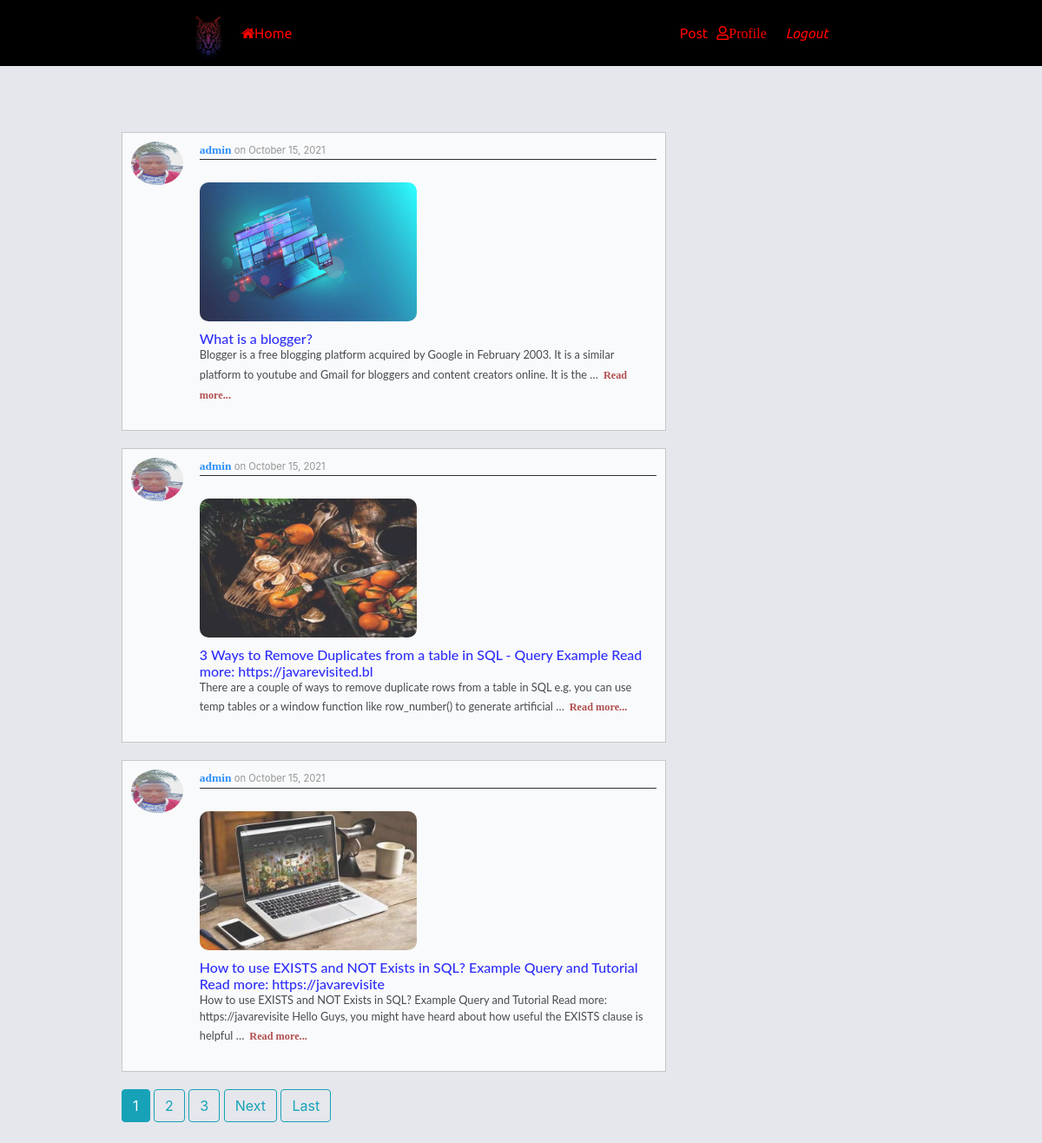
Screenshot of /posts/home/ (signed in) with the database file from the repository.
### posts/models.py (models this page shows, shortened)
class postmode(models.Model):
    image = models.ImageField(upload_to='myApp/posts/media/')
    title = models.CharField(max_length=60)
    content = models.TextField()
    date_posted = models.DateTimeField(default=timezone.now)
    author = models.ForeignKey(User, on_delete=models.CASCADE)
    def get_absolute_url(self):
        return reverse('post-detail', kwargs={"id": self.id})

### users/models.py (models this page shows, shortened)
class Profile(models.Model):
     user = models.OneToOneField(User, on_delete=models.CASCADE)
     image = models.ImageField(default='default.jpg', upload_to='profile_pics')

### posts/views.py (the view)
# urls.py: path('home/', views.list_view.as_view(), name='post-home'),
class list_view(LoginRequiredMixin, ListView):
    model = postmode
    template_name = "post_home.html"
    context_object_name = 'posts'
    ordering = ['-date_posted'] # it is use to set the post to the current one
    paginate_by = 3 #It is use to divide the posts in a single page

### posts/templates/post_home.html (shortened to what this page needs)
{% extends "post_base.html" %}
{% load static %}
{% block content %}
        {% for instance in posts %}
    <div class="second1">
        <a href="{{ instance.author.profile.image.url }}"><img  width="40px;" src="{{ instance.author.profile.image.url}}"></a>
       <div class="second">
          <p><span><a style="text-decoration: none;"
                      href="{% url 'user-post' instance.author.username %}">{{ instance.author}}</a>
          </span> on {{ instance.date_posted|date:"F d, Y" }}</p>
           <img style=" border-radius: 10px 10px;
                        height: 10rem;"     src="{{ instance.image.url }}">
        <h2>{{ instance.title }}</h2>
        <div class="span1">{{ instance.content|truncatewords:30 }}<span class="span2"><a href="{{ instance.get_absolute_url }}">Read more...</a></span></div>
       </div>
    </div>
        {% endfor %}
    <div class="page">
       {% if is_paginated %}
         {% for num in page_obj.paginator.page_range %}
            {% if page_obj.number == num %}
                  <a class="btn btn-info mb-4" href="?page={{ num }}">{{ num }}</a>
              {% elif num > page_obj.number|add:'-3' and num < page_obj.number|add:'3' %}
                  <a class="btn btn-outline-info mb-4" href="?page={{ num }}">{{ num }}</a>
           {% endif %}
        {% endfor %}
         {% if page_obj.has_next %}
            <a class="btn btn-outline-info mb-4" href="?page={{ page_obj.next_page_number }}">Next</a>
            <a class="btn btn-outline-info mb-4" href="?page={{ page_obj.paginator.num_pages }}">Last</a>
           {% endif %}
        {% endif %}
    </div>
{% endblock %}

### posts/static/posts/main.css (style rules this page uses)
* { margin: 0; padding: 0; box-sizing: border-box; }
body { background: rgba(190, 197, 209, 0.4); }
.second1 { border: 1px solid silver; width: 80%; opacity: 0.8; margin-bottom: 20px; background: white; display: grid; grid-template-columns: 11% 89%; }
.second1 img { width: 60px; border-radius: 50%; height: 50px; margin: 10px; }
.second { margin: 10px; background: white; }
.second img { width: 250px; }
.second p { font-size: 0.7em; margin-left: 10px; color: grey; border-bottom: 1px solid black; }
.second h2 { margin: 10px; margin-top: 0; font-size: 1rem; color: blue; font-family: "lato", sans-serif; margin-bottom: 0; }
.second span { font-weight: bold; font-family: 'Caramel', cursive; font-size: 1.2em; color: red; margin-bottom: 0; }
.span1 { font-size: 0.8em; margin-left: 10px; font-family: "lato", sans-serif; margin-bottom: 20px; }
.span2 { margin-left: 6px; }
.span2 a { text-decoration: none; font-size: 0.8em; color: brown; }

### rows the page displays
postmode: author.profile.image (picture), author "admin", date_posted "October 15, 2021", image (picture), title "What is a blogger?", content "Blogger is a free blogging platform acquired by Google in February 2003. It is a similar platform to youtube and Gmail for bloggers and content creators online. It is the …"
postmode: author.profile.image (picture), author "admin", date_posted "October 15, 2021", image (picture), title "3 Ways to Remove Duplicates from a table in SQL - Query Example Read more: https://javarevisited.bl", content "There are a couple of ways to remove duplicate rows from a table in SQL e.g. you can use temp tables or a window function like row_number() to generate artificial …"
postmode: author.profile.image (picture), author "admin", date_posted "October 15, 2021", image (picture), title "How to use EXISTS and NOT Exists in SQL? Example Query and Tutorial Read more: https://javarevisite", content "How to use EXISTS and NOT Exists in SQL? Example Query and Tutorial Read more: https://javarevisite Hello Guys, you might have heard about how useful the EXISTS clause is helpful …"

### other values shown
{{ num }} "1"
{{ num }} "2" "3"
